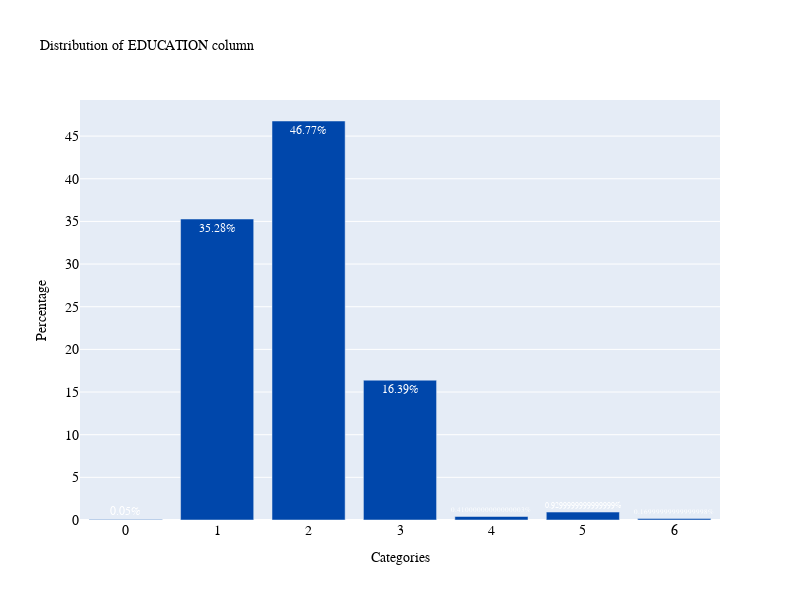

Source (notebook cell):
### Markdown cell above
3. What is the most common educational background of the credit card clients (Education)

### Code cell
plot_bar1('EDUCATION') 
# 1=graduate school, 2=university, 3=high school, 4=others, 5=unknown, 6=unknown

### Figure 1 — Plotly figure (JSON) as saved in the notebook; plotly's stock layout.template omitted (floating-point values rounded to 4 significant figures)
{"data": [{"marker": {"color": "#0047AB"}, "text": ["46.77%", "35.28%", "16.39%", "0.9299999999999999%", "0.41000000000000003%", "0.16999999999999998%", "0.05%"], "textposition": "auto", "type": "bar", "x": [2, 1, 3, 5, 4, 6, 0], "y": [46.77, 35.28, 16.39, 0.93, 0.41, 0.17, 0.05]}], "layout": {"autosize": false, "font": {"color": "white", "family": "Courier New, monospace", "size": 12}, "height": 600, "title": {"font": {"color": "black", "family": "Courier New, monospace", "size": 14}, "text": "Distribution of EDUCATION column"}, "width": 800, "xaxis": {"tickfont": {"color": "black", "family": "Courier New, monospace", "size": 14}, "title": {"font": {"color": "black", "size": 14}, "text": "Categories"}}, "yaxis": {"tickfont": {"color": "black", "family": "Courier New, monospace", "size": 14}, "title": {"font": {"color": "black", "size": 14}, "text": "Percentage"}}}}
